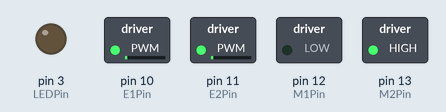
The sketch below on a simulated Arduino Uno, built with avr-gcc and run on an emulated ATmega328P. Shown: switched loads named in the sketch (green lamp = pin HIGH), output pins drawn as LEDs (lit = HIGH).

Above: at 0.05 s.
At 4.05 s:
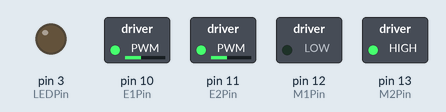
At 6.05 s:
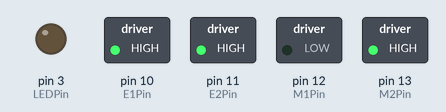
At 7.95 s:
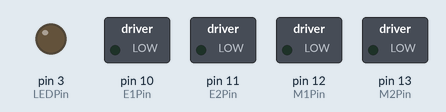
Timing chart, 0 to 10.4 s (numbered marks = the images above):
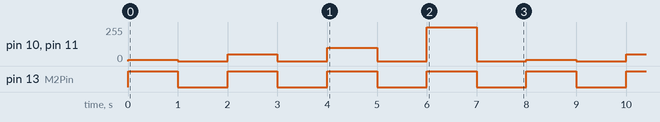

Measured:
- by itself, pin 13 (M2Pin): alternates HIGH for 1.0 s and LOW for 1.0 s
- by itself, pin 10 (E1Pin), pin 11 (E2Pin): repeats every 8.0 s: 0/255 1.0 s, 50/255 1.0 s, 0/255 1.0 s, 100/255 1.0 s, 0/255 1.0 s, 255/255 1.0 s, 0/255 1.0 s, 10/255 1.0 s

The sketch:

test4.ino
```cpp
#include <Arduino.h>
#define MOTOR_NUM 2

const int E1Pin = 10;
const int E2Pin = 11;
const int M1Pin = 12;
const int M2Pin = 13;
const int LEDPin = 3;

typedef struct {
  byte enPin;
  byte directionPin;
} MotorControl;

const MotorControl Motors[] = {{E1Pin, M1Pin}, {E2Pin, M2Pin}};

// void init(){
//   int i;
//   pinMode(LEDPin, OUTPUT);
//   digitalWrite(LEDPin, LOW);
//
//   for(i = 0;i < MOTOR_NUM;i++){
//     pinMode(Motors[i].enPin, OUTPUT);
//     pinMode(Motors[i].directionPin, OUTPUT);
//   }
// }

void setup(){
  // init();
  int i;
  pinMode(LEDPin, OUTPUT);
  digitalWrite(LEDPin, LOW);

  for(i = 0;i < MOTOR_NUM;i++){
    pinMode(Motors[i].enPin, OUTPUT);
    pinMode(Motors[i].directionPin, OUTPUT);
  }
}

void go(int velocity){
  int i;
  for(i = 0;i < MOTOR_NUM;i++){
    digitalWrite(Motors[i].enPin, LOW);
  }
  digitalWrite(Motors[0].directionPin, LOW);
  digitalWrite(Motors[1].directionPin, HIGH);
  analogWrite(Motors[0].enPin, velocity);
  analogWrite(Motors[1].enPin, velocity);
  delay(1000);
}

void stop(){
  int i;
  for(i = 0;i < MOTOR_NUM;i++){
    digitalWrite(Motors[i].enPin, LOW);
    digitalWrite(Motors[i].directionPin, LOW);
  }
  delay(1000);
}

void loop(){
  go(10);
  stop();
  go(50);
  stop();
  go(100);
  stop();
  go(255);
  stop();
}
```
